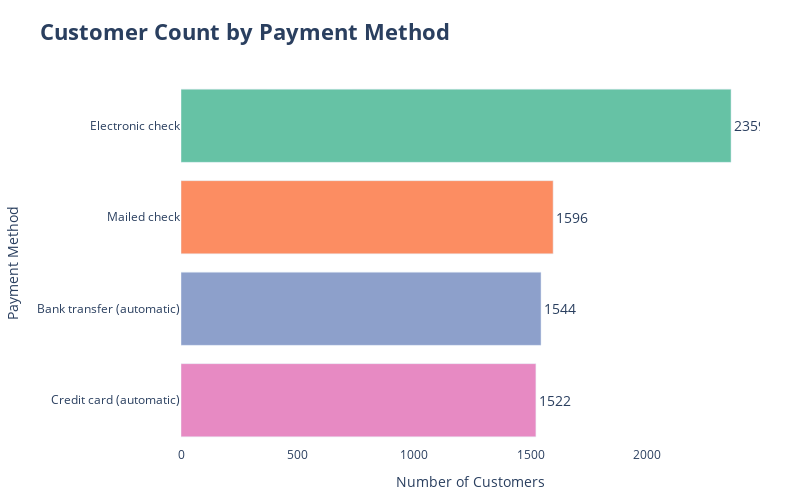

Notebook source saved alongside this figure:
### Markdown cell above
About 75% of customer with Month-to-Month Contract opted to move out as compared to 13% of customrs with One Year Contract and 3% with Two Year Contract

### Code cell
import plotly.express as px

# Count payment methods
payment_counts = df['PaymentMethod'].value_counts().reset_index()
payment_counts.columns = ['PaymentMethod', 'Count']

# Create horizontal bar chart
fig = px.bar(
    payment_counts,
    x='Count',
    y='PaymentMethod',
    orientation='h',
    color='PaymentMethod',
    text='Count',
    color_discrete_sequence=px.colors.qualitative.Set2,
    title='<b>Customer Count by Payment Method</b>'
)

# Improve layout and labels
fig.update_layout(
    xaxis_title='Number of Customers',
    yaxis_title='Payment Method',
    showlegend=False,
    width=800,
    height=500,
    plot_bgcolor='rgba(0,0,0,0)',
    paper_bgcolor='rgba(255,255,255,1)',
    margin=dict(t=80, b=40, l=100, r=40),
    title_font_size=22
)

# Add better text positioning
fig.update_traces(textposition='outside', textfont_size=14)

fig.show()

### Figure 1 — Plotly figure (JSON) as saved in the notebook; plotly's stock layout.template omitted (floating-point values rounded to 4 significant figures)
{"data": [{"hovertemplate": "PaymentMethod=%{y}<br>Count=%{text}<extra></extra>", "legendgroup": "Electronic check", "marker": {"color": "rgb(102,194,165)", "pattern": {"shape": ""}}, "name": "Electronic check", "orientation": "h", "showlegend": true, "text": [2359.0], "textfont": {"size": 14}, "textposition": "outside", "type": "bar", "x": [2359], "xaxis": "x", "y": ["Electronic check"], "yaxis": "y"}, {"hovertemplate": "PaymentMethod=%{y}<br>Count=%{text}<extra></extra>", "legendgroup": "Mailed check", "marker": {"color": "rgb(252,141,98)", "pattern": {"shape": ""}}, "name": "Mailed check", "orientation": "h", "showlegend": true, "text": [1596.0], "textfont": {"size": 14}, "textposition": "outside", "type": "bar", "x": [1596], "xaxis": "x", "y": ["Mailed check"], "yaxis": "y"}, {"hovertemplate": "PaymentMethod=%{y}<br>Count=%{text}<extra></extra>", "legendgroup": "Bank transfer (automatic)", "marker": {"color": "rgb(141,160,203)", "pattern": {"shape": ""}}, "name": "Bank transfer (automatic)", "orientation": "h", "showlegend": true, "text": [1544.0], "textfont": {"size": 14}, "textposition": "outside", "type": "bar", "x": [1544], "xaxis": "x", "y": ["Bank transfer (automatic)"], "yaxis": "y"}, {"hovertemplate": "PaymentMethod=%{y}<br>Count=%{text}<extra></extra>", "legendgroup": "Credit card (automatic)", "marker": {"color": "rgb(231,138,195)", "pattern": {"shape": ""}}, "name": "Credit card (automatic)", "orientation": "h", "showlegend": true, "text": [1522.0], "textfont": {"size": 14}, "textposition": "outside", "type": "bar", "x": [1522], "xaxis": "x", "y": ["Credit card (automatic)"], "yaxis": "y"}], "layout": {"barmode": "relative", "height": 500, "legend": {"title": {"text": "PaymentMethod"}, "tracegroupgap": 0}, "margin": {"b": 40, "l": 100, "r": 40, "t": 80}, "paper_bgcolor": "rgba(255,255,255,1)", "plot_bgcolor": "rgba(0,0,0,0)", "showlegend": false, "title": {"font": {"size": 22}, "text": "<b>Customer Count by Payment Method</b>"}, "width": 800, "xaxis": {"anchor": "y", "domain": [0, 1], "title": {"text": "Number of Customers"}}, "yaxis": {"anchor": "x", "categoryarray": ["Credit card (automatic)", "Bank transfer (automatic)", "Mailed check", "Electronic check"], "categoryorder": "array", "domain": [0, 1], "title": {"text": "Payment Method"}}}}
